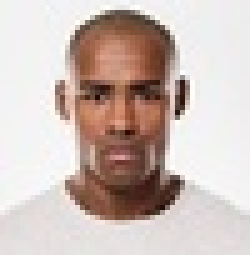
#> input picture pe06-machine-learning/img-train/train1.jpg, 50 x 51 px, shrunk from 178 x 181 before the run, found by its file name (shown 5 times larger)
$ python q1.py
#> lines starting #> are read from the running program, lines starting #| are printed output that depends on the picture
import cv2
import os
import datetime

# Define directories
IMG_DIR = "img"
GND_BASE_DIR = "gnd_files" # Base directory for all timestamped gnd folders
GND_SESSION_DIR = None # This will be set with a timestamp
HAARCASCADE_DIR = "." # Assuming haarcascade XMLs are in the same directory as the script

# Haar Cascade paths
FACE_CASCADE_PATH = os.path.join(HAARCASCADE_DIR, "haarcascade_frontalface_default.xml")
EYE_CASCADE_PATH = os.path.join(HAARCASCADE_DIR, "haarcascade_eye.xml")

def setup_directories():
    """
    Creates the necessary directories if they don't exist, including a timestamped
    directory for .gnd files.
    """
    global GND_SESSION_DIR

    os.makedirs(IMG_DIR, exist_ok=True)
    os.makedirs(GND_BASE_DIR, exist_ok=True)

    timestamp = datetime.datetime.now().strftime("%Y%m%d_%H%M%S")
    GND_SESSION_DIR = os.path.join(GND_BASE_DIR, f"session_{timestamp}")
    os.makedirs(GND_SESSION_DIR, exist_ok=True)
    print(f"Ensured '{IMG_DIR}/' exists.")
    print(f"Created session directory for coordinates: '{GND_SESSION_DIR}/'")

def detect_eyes_and_save(image_filepath, face_cascade, eye_cascade):
    """
    Detects faces and then eyes within faces, estimates eye centers,
    saves to a .gnd file, and returns the detected coordinates.
    """
#> called with image_filepath = 'img/train1.jpg'
    img_filename = os.path.basename(image_filepath)
    img = cv2.imread(image_filepath)
#> img is the input picture: shape (51, 50, 3); mean B, G, R 183.7, 189.6, 205.1
    if img is None:
        print(f"Error: Could not load image {image_filepath}. Skipping.")
        return None

    gray = cv2.cvtColor(img, cv2.COLOR_BGR2GRAY)
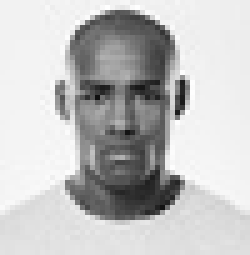
#> gray: shape (51, 50) (shown 5 times larger); min 16, max 254, mean 193.6

    # Detect faces
    faces = face_cascade.detectMultiScale(
        gray,
        scaleFactor=1.1,
        minNeighbors=5,
        minSize=(30, 30),
        flags=cv2.CASCADE_SCALE_IMAGE
    )
#> faces = ()

    detected_eyes = []

    if len(faces) == 0:
        print(f"No faces detected in {img_filename}. Skipping eye detection for this image.")
        return None

    # For simplicity, we'll assume the largest face is the primary one,
    # or process all faces and take eyes from the most central/largest.
    # Here, we iterate through all faces and collect all detected eyes.
    for (x, y, w, h) in faces:
        roi_gray = gray[y:y+h, x:x+w]

        # Detect eyes within the face ROI
        eyes = eye_cascade.detectMultiScale(
            roi_gray,
            scaleFactor=1.1,
            minNeighbors=5,
            minSize=(20, 20),
            flags=cv2.CASCADE_SCALE_IMAGE
        )

        for (ex, ey, ew, eh) in eyes:
            # Calculate absolute eye center coordinates
            eye_center_x = x + ex + ew // 2
            eye_center_y = y + ey + eh // 2
            detected_eyes.append((eye_center_x, eye_center_y))

    if not detected_eyes:
        print(f"No eyes detected in {img_filename}. Skipping coordinate saving for this image.")
        return None

    # Try to determine left and right eyes based on x-coordinate
    # Sort detected eyes by their x-coordinate to easily get left/right
    detected_eyes.sort(key=lambda coord: coord[0])

    left_eye_coord = None
    right_eye_coord = None

    if len(detected_eyes) >= 2:
        # Assuming the leftmost is the left eye and rightmost is the right eye
        left_eye_coord = detected_eyes[0]
        right_eye_coord = detected_eyes[-1]
    elif len(detected_eyes) == 1:
        # If only one eye is detected, we can't definitively say left/right,
        # so we'll just log it as a single detection for now, or you could skip.
        # For the purpose of this script, we need both. Let's skip if only one is found.
        print(f"Only one eye detected in {img_filename}. Cannot determine specific left/right. Skipping.")
        return None

    if left_eye_coord and right_eye_coord:
        save_coordinates_to_file(img_filename, left_eye_coord, right_eye_coord)
        return {
            'image': img_filename,
            'left_eye': left_eye_coord,
            'right_eye': right_eye_coord
        }
    return None

def save_coordinates_to_file(filename, left_eye, right_eye):
    """
    Saves the provided eye coordinates to a .gnd file in the timestamped GND_SESSION_DIR.
    """
    gnd_filename = os.path.splitext(filename)[0] + '.gnd'
    gnd_filepath = os.path.join(GND_SESSION_DIR, gnd_filename)

    with open(gnd_filepath, 'w') as f:
        f.write(f"L: {left_eye[0]}, {left_eye[1]}\n")
        f.write(f"R: {right_eye[0]}, {right_eye[1]}\n")
    print(f"  Coordinates saved to {gnd_filepath}")

if __name__ == "__main__":
    setup_directories()

    # Load Haar cascades
    face_cascade = cv2.CascadeClassifier(FACE_CASCADE_PATH)
    eye_cascade = cv2.CascadeClassifier(EYE_CASCADE_PATH)

    if face_cascade.empty():
        print(f"Error: Face cascade XML not loaded from {FACE_CASCADE_PATH}. Check path.")
        exit()
    if eye_cascade.empty():
        print(f"Error: Eye cascade XML not loaded from {EYE_CASCADE_PATH}. Check path.")
        exit()

    # List of image filenames (expected to be in the IMG_DIR)
    image_filenames_to_process = [
        "train1.jpg", "train2.jpg", "train3.jpg", "train4.jpg", "train5.jpg",
        "sample.jpg", "test1.jpg", "test2.jpg", "test3.jpg", "test4.jpg", "test5.jpg"
    ]

    all_processed_coordinates = []

    print("\nStarting automated eye detection process.")
    print(f"Images will be read from '{IMG_DIR}/'.")
    print(f"Detected coordinates will be saved in a timestamped folder within '{GND_BASE_DIR}/'.")

    for filename in image_filenames_to_process:
        image_filepath = os.path.join(IMG_DIR, filename)

        # Check if the image file exists
        if not os.path.exists(image_filepath):
            print(f"Warning: Image file '{image_filepath}' not found. Skipping.")
            continue

        print(f"\nProcessing image: {filename}")
        detected_coords = detect_eyes_and_save(image_filepath, face_cascade, eye_cascade)
        if detected_coords:
            all_processed_coordinates.append(detected_coords)
#> pass 2 of the loop `for filename in image_filenames_to_process:`:
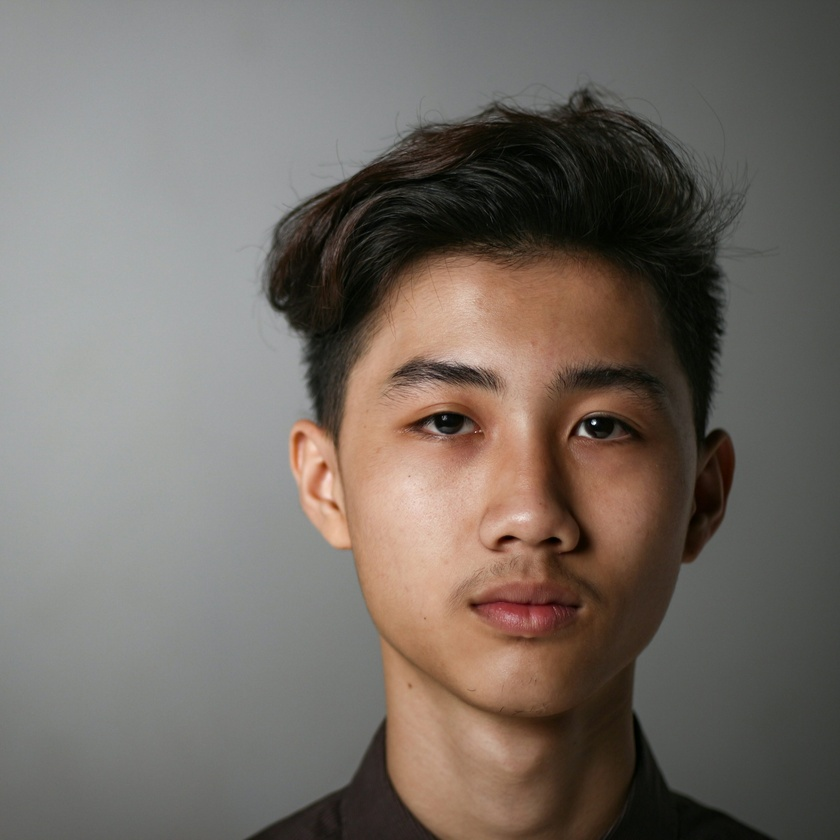
#> input picture pe06-machine-learning/img-train/train2.jpg, 840 x 840 px, shrunk from 3000 x 3000 before the run, found by its file name
#> in detect_eyes_and_save, img is the input picture: shape (840, 840, 3); mean B, G, R 101.2, 108.1, 116.2
#> in detect_eyes_and_save (call 2), `gray = cv2.cvtColor(img, cv2.COLOR_BGR2GRAY)`:
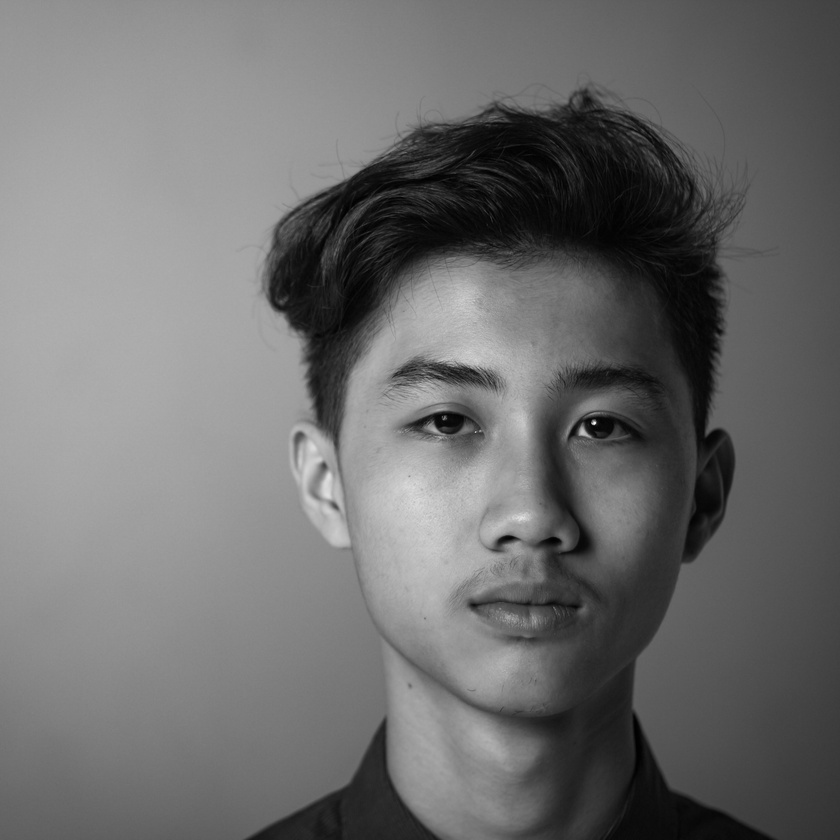
#> gray: shape (840, 840); min 0, max 252, mean 109.7
#> faces = [[298, 251, 452, 452]]
#> the loop in detect_eyes_and_save (call 2), `for (x, y, w, h) in faces:` made 1 pass
#> (x, y, w, h, eyes) on pass 1: (298, 251, 452, 452, [[258, 140, 74, 74], [100, 131, 87, 87], [245, 258, 60, 60]])
#> pass 1, in detect_eyes_and_save (call 2), `roi_gray = gray[y:y+h, x:x+w]`:
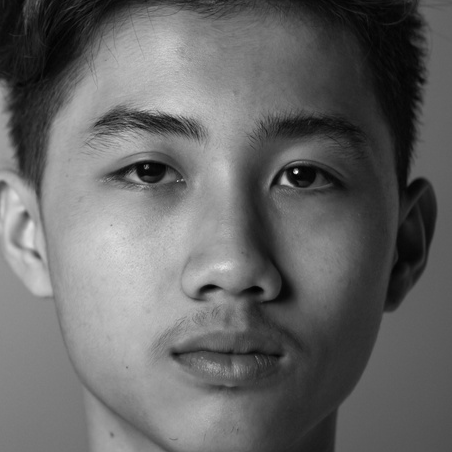
#> roi_gray: shape (452, 452); min 1, max 252, mean 102.2
#> after the loop in detect_eyes_and_save (call 2), `for (x, y, w, h) in faces:`: detected_eyes = [(593, 428), (441, 425), (573, 539)]
#> left_eye_coord = (441, 425)
#> right_eye_coord = (593, 428)
#> detected_coords = {'image': 'train2.jpg', 'left_eye': (441, 425), 'right_eye': (593, 428)}
#> pass 3 of the loop `for filename in image_filenames_to_process:`:
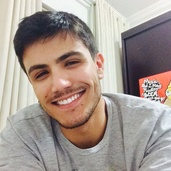
#> input picture pe06-machine-learning/img-train/train3.jpg, 171 x 171 px, shrunk from 610 x 610 before the run, found by its file name
#> in detect_eyes_and_save, img is the input picture: shape (171, 171, 3); mean B, G, R 144.3, 151.8, 165
#> in detect_eyes_and_save (call 3), `gray = cv2.cvtColor(img, cv2.COLOR_BGR2GRAY)`:
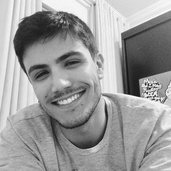
#> gray: shape (171, 171); min 13, max 255, mean 154.9
#> faces = [[8, 27, 100, 100]]
#> the loop in detect_eyes_and_save (call 3), `for (x, y, w, h) in faces:` made 1 pass
#> (x, y, w, h, eyes) on pass 1: (8, 27, 100, 100, [[51, 24, 23, 23], [22, 36, 23, 23]])
#> pass 1, in detect_eyes_and_save (call 3), `roi_gray = gray[y:y+h, x:x+w]`:
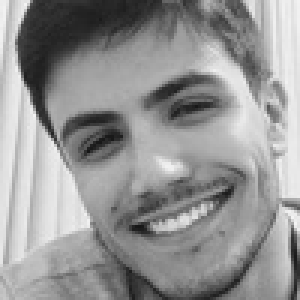
#> roi_gray: shape (100, 100) (shown 3 times larger); min 22, max 244, mean 148.4
#> after the loop in detect_eyes_and_save (call 3), `for (x, y, w, h) in faces:`: detected_eyes = [(70, 62), (41, 74)]
#> left_eye_coord = (41, 74)
#> right_eye_coord = (70, 62)
#> detected_coords = {'image': 'train3.jpg', 'left_eye': (41, 74), 'right_eye': (70, 62)}
#> the loop made 11 passes; the first 3 are shown

    print("\n--- Eye Detection Summary ---")
    if all_processed_coordinates:
        for entry in all_processed_coordinates:
            print(f"Image: {entry['image']}")
            print(f"  Left Eye: L: {entry['left_eye'][0]}, {entry['left_eye'][1]}")
            print(f"  Right Eye: R: {entry['right_eye'][0]}, {entry['right_eye'][1]}")
    else:
        print("No eyes were successfully detected and saved for any images.")
    print(f"\nAll .gnd files saved in: '{GND_SESSION_DIR}/'")
    print("Automated eye detection process completed.")
